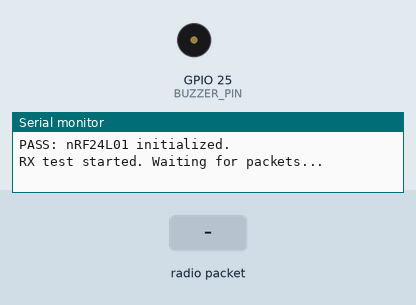
This sketch was run on a simulated ESP32. Shown: buzzer (waves = sounding), the last lines printed to the serial monitor. Inputs (shaded band) come from the test bench. No radio packets arrive unless stated.

Above: at 2.2 s.
2.3 s: radio packet "1" arrives
3.8 s: radio packet "0" arrives
5.3 s: radio packet "2" arrives
At 8.37 s:
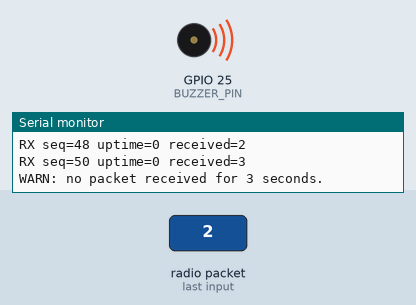
Timing chart, 0 to 10.0 s (numbered marks = the images above; inputs shaded):
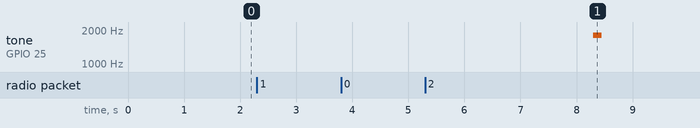

The sketch:

receiver_diagnostic.ino
```cpp
#include <Arduino.h>
#include <SPI.h>
#include <RF24.h>

// Diagnostic wiring used by this project.
// Both ESP32 boards use the same SPI pins.
static constexpr uint8_t NRF_CE = 4;
static constexpr uint8_t NRF_CSN = 5;
static constexpr uint8_t NRF_SCK = 18;
static constexpr uint8_t NRF_MISO = 19;
static constexpr uint8_t NRF_MOSI = 23;
static constexpr uint8_t BUZZER_PIN = 25;

RF24 radio(NRF_CE, NRF_CSN);
const byte ADDRESS[6] = "ARF01";

static constexpr uint8_t RF_CHANNEL = 76;
static constexpr uint16_t LINK_TIMEOUT_MS = 3000;

struct TestPacket {
  uint32_t sequence;
  uint32_t uptimeMs;
};

void setup() {
  Serial.begin(115200);
  pinMode(BUZZER_PIN, OUTPUT);
  noTone(BUZZER_PIN);
  delay(1000);

  Serial.println();
  Serial.println("=== Adaptive RF - RX Diagnostic ===");
  Serial.println("Pins: CE=4 CSN=5 SCK=18 MISO=19 MOSI=23 Buzzer=25");

  SPI.begin(NRF_SCK, NRF_MISO, NRF_MOSI, NRF_CSN);

  if (!radio.begin()) {
    Serial.println("FAIL: nRF24L01 initialization failed.");
    Serial.println("Check 3.3V, GND, SPI, CE and CSN wiring.");
    while (true) {
      tone(BUZZER_PIN, 1200, 150);
      delay(1000);
      Serial.println("Waiting for nRF24 hardware...");
    }
  }

  radio.setChannel(RF_CHANNEL);
  radio.setPALevel(RF24_PA_LOW);
  radio.setDataRate(RF24_1MBPS);
  radio.setCRCLength(RF24_CRC_16);
  radio.setAutoAck(true);
  radio.openWritingPipe(ADDRESS);
  radio.openReadingPipe(1, ADDRESS);
  radio.startListening();

  Serial.println("PASS: nRF24L01 initialized.");
  Serial.println("RX test started. Waiting for packets...");
}

void loop() {
  static uint32_t lastPacketMs = millis();
  static uint32_t received = 0;
  static bool timeoutReported = false;

  if (radio.available()) {
    TestPacket packet{};
    radio.read(&packet, sizeof(packet));
    lastPacketMs = millis();
    received++;
    timeoutReported = false;

    noTone(BUZZER_PIN);

    Serial.print("RX seq=");
    Serial.print(packet.sequence);
    Serial.print(" uptime=");
    Serial.print(packet.uptimeMs);
    Serial.print(" received=");
    Serial.println(received);
  }

  if (millis() - lastPacketMs > LINK_TIMEOUT_MS) {
    if (!timeoutReported) {
      Serial.println("WARN: no packet received for 3 seconds.");
      tone(BUZZER_PIN, 1800, 150);
      timeoutReported = true;
    }
  }

  delay(2);
}
```
